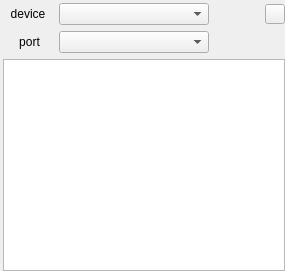
<?xml version="1.0" encoding="UTF-8"?>
<ui version="4.0">
 <class>MeasurementDevice</class>
 <widget class="QFrame" name="MeasurementDevice">
  <property name="geometry">
   <rect>
    <x>0</x>
    <y>0</y>
    <width>285</width>
    <height>271</height>
   </rect>
  </property>
  <property name="sizePolicy">
   <sizepolicy hsizetype="Minimum" vsizetype="Minimum">
    <horstretch>0</horstretch>
    <verstretch>0</verstretch>
   </sizepolicy>
  </property>
  <property name="minimumSize">
   <size>
    <width>285</width>
    <height>271</height>
   </size>
  </property>
  <property name="baseSize">
   <size>
    <width>0</width>
    <height>100</height>
   </size>
  </property>
  <property name="windowTitle">
   <string>Device</string>
  </property>
  <layout class="QVBoxLayout" name="verticalLayout">
   <property name="leftMargin">
    <number>3</number>
   </property>
   <property name="topMargin">
    <number>3</number>
   </property>
   <property name="rightMargin">
    <number>0</number>
   </property>
   <property name="bottomMargin">
    <number>0</number>
   </property>
   <item>
    <layout class="QHBoxLayout" name="horizontalLayout">
     <item>
      <widget class="QLabel" name="label">
       <property name="minimumSize">
        <size>
         <width>50</width>
         <height>0</height>
        </size>
       </property>
       <property name="baseSize">
        <size>
         <width>100</width>
         <height>0</height>
        </size>
       </property>
       <property name="text">
        <string>device</string>
       </property>
       <property name="alignment">
        <set>Qt::AlignCenter</set>
       </property>
      </widget>
     </item>
     <item>
      <widget class="QComboBox" name="deviceNameSelectBox">
       <property name="sizePolicy">
        <sizepolicy hsizetype="Minimum" vsizetype="Fixed">
         <horstretch>0</horstretch>
         <verstretch>0</verstretch>
        </sizepolicy>
       </property>
       <property name="minimumSize">
        <size>
         <width>150</width>
         <height>0</height>
        </size>
       </property>
      </widget>
     </item>
     <item>
      <spacer name="horizontalSpacer">
       <property name="orientation">
        <enum>Qt::Horizontal</enum>
       </property>
       <property name="sizeHint" stdset="0">
        <size>
         <width>35</width>
         <height>21</height>
        </size>
       </property>
      </spacer>
     </item>
     <item>
      <widget class="QPushButton" name="closeButton">
       <property name="sizePolicy">
        <sizepolicy hsizetype="Fixed" vsizetype="Fixed">
         <horstretch>0</horstretch>
         <verstretch>0</verstretch>
        </sizepolicy>
       </property>
       <property name="minimumSize">
        <size>
         <width>20</width>
         <height>20</height>
        </size>
       </property>
       <property name="maximumSize">
        <size>
         <width>20</width>
         <height>20</height>
        </size>
       </property>
       <property name="sizeIncrement">
        <size>
         <width>20</width>
         <height>20</height>
        </size>
       </property>
       <property name="baseSize">
        <size>
         <width>20</width>
         <height>20</height>
        </size>
       </property>
       <property name="text">
        <string/>
       </property>
      </widget>
     </item>
    </layout>
   </item>
   <item>
    <layout class="QHBoxLayout" name="horizontalLayout_2">
     <property name="leftMargin">
      <number>3</number>
     </property>
     <item>
      <widget class="QLabel" name="label_2">
       <property name="minimumSize">
        <size>
         <width>47</width>
         <height>0</height>
        </size>
       </property>
       <property name="baseSize">
        <size>
         <width>100</width>
         <height>0</height>
        </size>
       </property>
       <property name="text">
        <string>port</string>
       </property>
       <property name="alignment">
        <set>Qt::AlignCenter</set>
       </property>
      </widget>
     </item>
     <item>
      <widget class="QComboBox" name="interfaceNameSelectBox">
       <property name="sizePolicy">
        <sizepolicy hsizetype="Preferred" vsizetype="Minimum">
         <horstretch>0</horstretch>
         <verstretch>0</verstretch>
        </sizepolicy>
       </property>
       <property name="minimumSize">
        <size>
         <width>150</width>
         <height>0</height>
        </size>
       </property>
      </widget>
     </item>
     <item>
      <spacer name="horizontalSpacer_2">
       <property name="orientation">
        <enum>Qt::Horizontal</enum>
       </property>
       <property name="sizeHint" stdset="0">
        <size>
         <width>60</width>
         <height>20</height>
        </size>
       </property>
      </spacer>
     </item>
    </layout>
   </item>
   <item>
    <widget class="QTableWidget" name="settingsTableWidget">
     <property name="sizePolicy">
      <sizepolicy hsizetype="Preferred" vsizetype="Expanding">
       <horstretch>0</horstretch>
       <verstretch>0</verstretch>
      </sizepolicy>
     </property>
    </widget>
   </item>
  </layout>
 </widget>
 <resources/>
 <connections/>
</ui>
